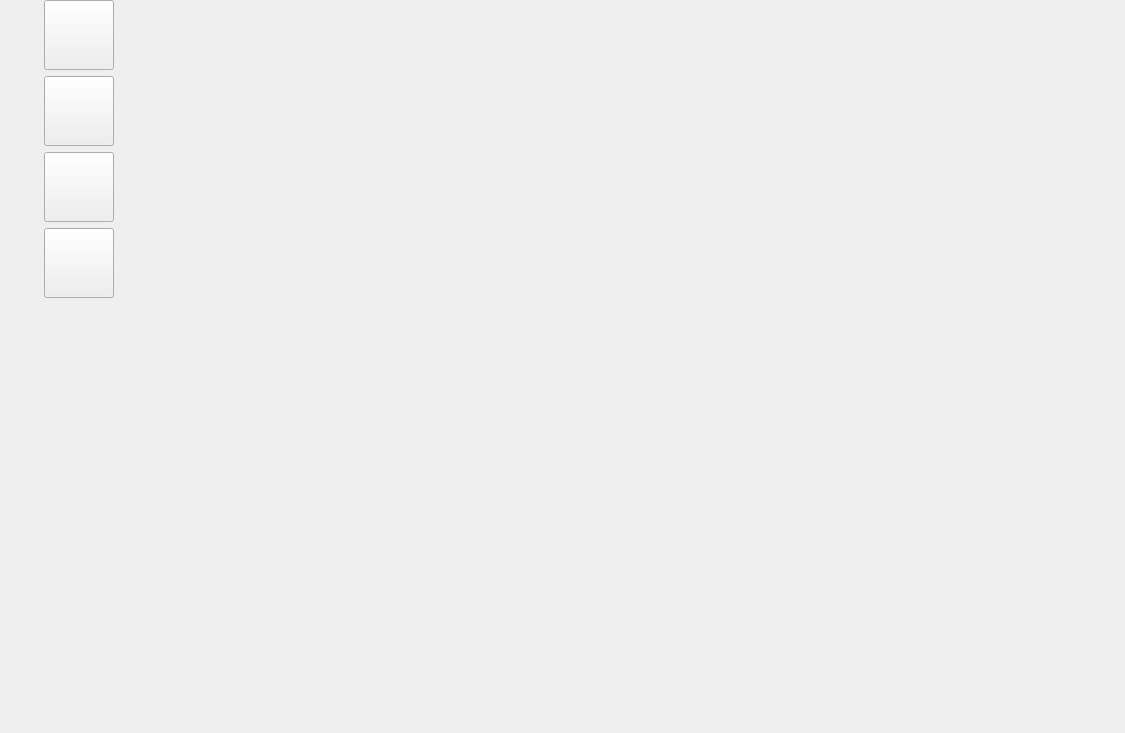
<?xml version="1.0" encoding="UTF-8"?>
<ui version="4.0">
 <class>DeviceMonitor</class>
 <widget class="QWidget" name="DeviceMonitor">
  <property name="geometry">
   <rect>
    <x>0</x>
    <y>0</y>
    <width>1125</width>
    <height>733</height>
   </rect>
  </property>
  <property name="minimumSize">
   <size>
    <width>1125</width>
    <height>733</height>
   </size>
  </property>
  <property name="maximumSize">
   <size>
    <width>1125</width>
    <height>733</height>
   </size>
  </property>
  <property name="windowTitle">
   <string>Form</string>
  </property>
  <widget class="QWidget" name="layoutWidget">
   <property name="geometry">
    <rect>
     <x>0</x>
     <y>0</y>
     <width>157</width>
     <height>731</height>
    </rect>
   </property>
   <layout class="QVBoxLayout" name="verticalLayout_3">
    <item>
     <layout class="QHBoxLayout" name="horizontalLayout_9">
      <item>
       <spacer name="horizontalSpacer_17">
        <property name="orientation">
         <enum>Qt::Horizontal</enum>
        </property>
        <property name="sizeHint" stdset="0">
         <size>
          <width>40</width>
          <height>20</height>
         </size>
        </property>
       </spacer>
      </item>
      <item>
       <widget class="QPushButton" name="pushButton_DataMonitor">
        <property name="minimumSize">
         <size>
          <width>70</width>
          <height>70</height>
         </size>
        </property>
        <property name="maximumSize">
         <size>
          <width>70</width>
          <height>70</height>
         </size>
        </property>
        <property name="text">
         <string/>
        </property>
        <property name="icon">
         <iconset resource="images.qrc">
          <normaloff>:/images/010820cb3f149407392e31f5823c9754.png</normaloff>:/images/010820cb3f149407392e31f5823c9754.png</iconset>
        </property>
        <property name="iconSize">
         <size>
          <width>61</width>
          <height>61</height>
         </size>
        </property>
       </widget>
      </item>
      <item>
       <spacer name="horizontalSpacer_18">
        <property name="orientation">
         <enum>Qt::Horizontal</enum>
        </property>
        <property name="sizeHint" stdset="0">
         <size>
          <width>40</width>
          <height>20</height>
         </size>
        </property>
       </spacer>
      </item>
     </layout>
    </item>
    <item>
     <layout class="QHBoxLayout" name="horizontalLayout_10">
      <item>
       <spacer name="horizontalSpacer_19">
        <property name="orientation">
         <enum>Qt::Horizontal</enum>
        </property>
        <property name="sizeHint" stdset="0">
         <size>
          <width>40</width>
          <height>20</height>
         </size>
        </property>
       </spacer>
      </item>
      <item>
       <widget class="QPushButton" name="pushButton_EquipmentPanel">
        <property name="minimumSize">
         <size>
          <width>70</width>
          <height>70</height>
         </size>
        </property>
        <property name="maximumSize">
         <size>
          <width>70</width>
          <height>70</height>
         </size>
        </property>
        <property name="text">
         <string/>
        </property>
        <property name="icon">
         <iconset resource="images.qrc">
          <normaloff>:/images/e0d9152e4ea0a442628328fbbd4fe873.png</normaloff>:/images/e0d9152e4ea0a442628328fbbd4fe873.png</iconset>
        </property>
        <property name="iconSize">
         <size>
          <width>61</width>
          <height>61</height>
         </size>
        </property>
       </widget>
      </item>
      <item>
       <spacer name="horizontalSpacer_20">
        <property name="orientation">
         <enum>Qt::Horizontal</enum>
        </property>
        <property name="sizeHint" stdset="0">
         <size>
          <width>40</width>
          <height>20</height>
         </size>
        </property>
       </spacer>
      </item>
     </layout>
    </item>
    <item>
     <layout class="QHBoxLayout" name="horizontalLayout_11">
      <item>
       <spacer name="horizontalSpacer_21">
        <property name="orientation">
         <enum>Qt::Horizontal</enum>
        </property>
        <property name="sizeHint" stdset="0">
         <size>
          <width>40</width>
          <height>20</height>
         </size>
        </property>
       </spacer>
      </item>
      <item>
       <widget class="QPushButton" name="pushButton_BarChart">
        <property name="minimumSize">
         <size>
          <width>70</width>
          <height>70</height>
         </size>
        </property>
        <property name="maximumSize">
         <size>
          <width>70</width>
          <height>70</height>
         </size>
        </property>
        <property name="text">
         <string/>
        </property>
        <property name="icon">
         <iconset resource="images.qrc">
          <normaloff>:/images/7dca0f2c1d61dbcd7d96e9e400788529.png</normaloff>:/images/7dca0f2c1d61dbcd7d96e9e400788529.png</iconset>
        </property>
        <property name="iconSize">
         <size>
          <width>61</width>
          <height>61</height>
         </size>
        </property>
       </widget>
      </item>
      <item>
       <spacer name="horizontalSpacer_22">
        <property name="orientation">
         <enum>Qt::Horizontal</enum>
        </property>
        <property name="sizeHint" stdset="0">
         <size>
          <width>40</width>
          <height>20</height>
         </size>
        </property>
       </spacer>
      </item>
     </layout>
    </item>
    <item>
     <layout class="QHBoxLayout" name="horizontalLayout_12">
      <item>
       <spacer name="horizontalSpacer_23">
        <property name="orientation">
         <enum>Qt::Horizontal</enum>
        </property>
        <property name="sizeHint" stdset="0">
         <size>
          <width>40</width>
          <height>20</height>
         </size>
        </property>
       </spacer>
      </item>
      <item>
       <widget class="QPushButton" name="pushButton_LineGraph">
        <property name="minimumSize">
         <size>
          <width>70</width>
          <height>70</height>
         </size>
        </property>
        <property name="maximumSize">
         <size>
          <width>70</width>
          <height>70</height>
         </size>
        </property>
        <property name="text">
         <string/>
        </property>
        <property name="icon">
         <iconset resource="images.qrc">
          <normaloff>:/images/3a6581962d535201cc3d77da92fe6293.png</normaloff>:/images/3a6581962d535201cc3d77da92fe6293.png</iconset>
        </property>
        <property name="iconSize">
         <size>
          <width>61</width>
          <height>61</height>
         </size>
        </property>
       </widget>
      </item>
      <item>
       <spacer name="horizontalSpacer_24">
        <property name="orientation">
         <enum>Qt::Horizontal</enum>
        </property>
        <property name="sizeHint" stdset="0">
         <size>
          <width>40</width>
          <height>20</height>
         </size>
        </property>
       </spacer>
      </item>
     </layout>
    </item>
    <item>
     <spacer name="verticalSpacer_3">
      <property name="orientation">
       <enum>Qt::Vertical</enum>
      </property>
      <property name="sizeHint" stdset="0">
       <size>
        <width>20</width>
        <height>40</height>
       </size>
      </property>
     </spacer>
    </item>
   </layout>
  </widget>
  <widget class="QStackedWidget" name="stackedWidget">
   <property name="geometry">
    <rect>
     <x>160</x>
     <y>0</y>
     <width>961</width>
     <height>731</height>
    </rect>
   </property>
   <widget class="QWidget" name="page_5"/>
   <widget class="QWidget" name="page_6"/>
  </widget>
 </widget>
 <resources>
  <include location="images.qrc"/>
 </resources>
 <connections/>
</ui>
